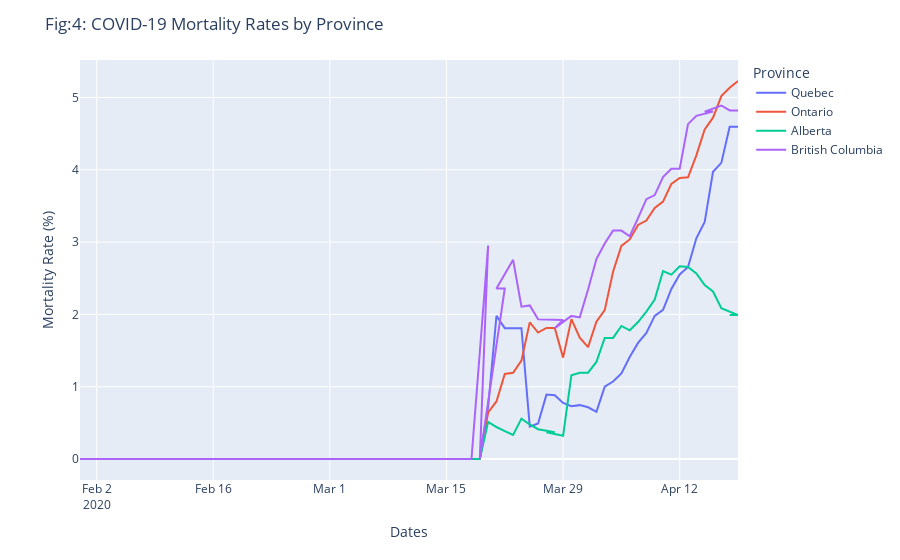

Here is the notebook cell this chart was saved with:
### Code cell
fig4 =px.line(m, x = 'Date', y = 'mortality_rate', color = 'Province')
fig4.update_layout(uniformtext_minsize=8, uniformtext_mode='hide',
title=" Fig:4: COVID-19 Mortality Rates by Province",              
        xaxis_title =" Dates",
        yaxis_title = "Mortality Rate (%)")
        #yaxis_type ="log")
py.offline.iplot(fig4)
